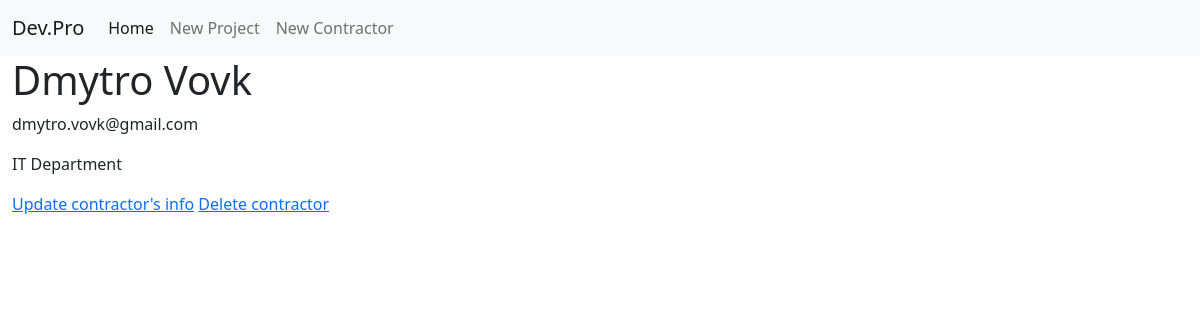
The app's page /contractor/2/ with its own data.
### accounts/models.py (models this page shows, shortened)
class Contractor(models.Model):
    name = models.CharField(max_length=200)
    last_name = models.CharField(max_length=200)
    email = models.EmailField()
    project = models.ForeignKey(Project, on_delete=models.CASCADE, default=None)

class Project(models.Model):
    name = models.CharField(max_length=200)
    description = models.TextField()
    def __str__(self):
        return self.name

### accounts/views.py (the view)
# urls.py: path('contractor/<pk>/', views.ContractorDetailView.as_view(), name='contractor-detail'),
class ContractorDetailView(DetailView):
    model = Contractor

### templates/accounts/contractor_detail.html
{% extends 'accounts/base.html' %}
{% block body_block %}
    {% if contractor %}
        <h1>{{ contractor.name }} {{ contractor.last_name }}</h1>
        <p>{{ contractor.email }}</p>
        <p>{{ contractor.project }}</p>
    {% else %}
        <p>There's no such contractor</p>
    {% endif %}
    <a href="{% url 'contractor-update' contractor.pk %}">Update contractor's info</a>
    <a href="{% url 'contractor-delete' contractor.pk %}">Delete contractor</a>
{% endblock %}

### records on screen
Contractor: name "Dmytro", last_name "Vovk", email "dmytro.vovk@gmail.com", project "IT Department"
